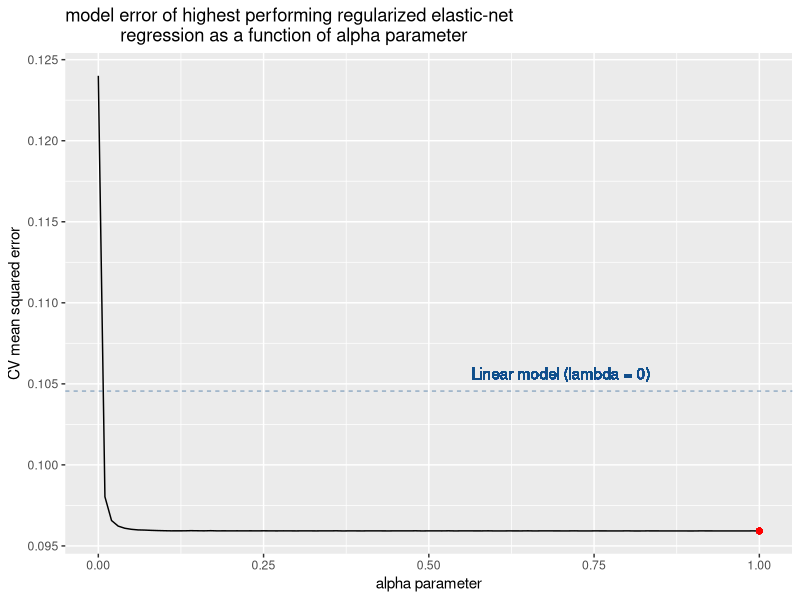
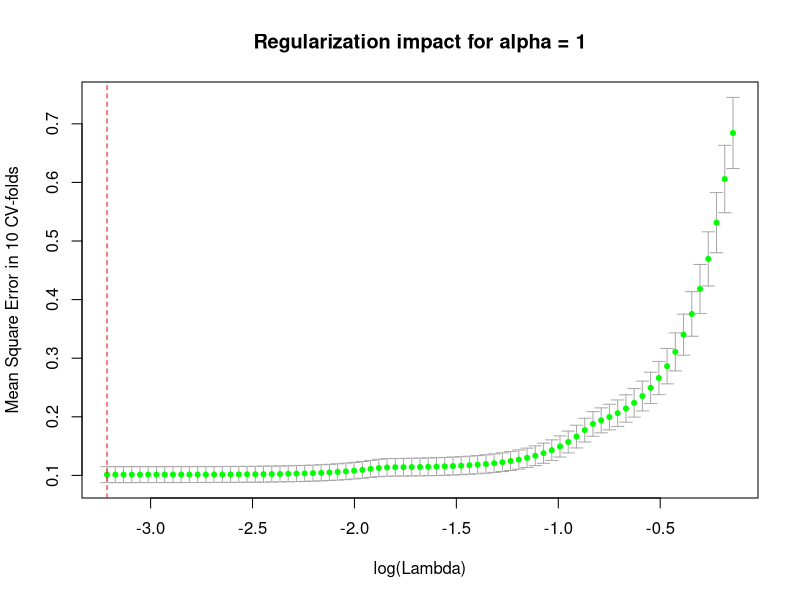

R code for these plots, in order:
## ---- chunk 1
#nice pca
library(ggplot2)
# Embedded feature selection (ridge, Lasso, Elastic-Net)
library(glmnet)
## ---- chunk 2
data <- read.csv('data/iris_processed.csv')
obs <- data[,-1]
## ---- chunk 3

# Code for a train/validation/test split and evaluation of two models

trainValTestLM <-function(){
  # Generate random index
  idx = sample(c('train','validation','test'),nrow(obs),replace=TRUE,prob = c(0.6,0.2,0.2))
  # Sanity check
  #table(idx)

  # split X
  X.train = obs[which(idx == 'train'),]
  X.val = obs[which(idx == 'validation'),]
  X.test = obs[which(idx == 'test'),]

  # Fit model with only sepal width predictor
  fit1 <- lm(sepal_length ~ sepal_width, data = X.train)
  # Fit model with all predictors
  fit2 <- lm(sepal_length ~ ., data = X.train)

  
  # Evaluate both models on training (BAD)
  preds.train1 = predict(fit1,X.train)
  preds.train2 = predict(fit2,X.train)

  # Evaluate both models on validation
  preds1 = predict(fit1,X.val)
  preds2 = predict(fit2,X.val)
  
  # One performance measure is the Mean Square Error (MSE) between actual and predicted values:
  
  #### train ####
  # Model 1
  mse.train1 = mean((X.train[,1] - preds.train1)^2)
  # Model 2
  mse.train2 = mean((X.train[,1] - preds.train2)^2)
  
  #### validation ####
  # Model 1
  mse1 = mean((X.val[,1] - preds1)^2)
  # Model 2
  mse2 = mean((X.val[,1] - preds2)^2)

  
  #select best model
  if( mse1 < mse2 ){
    best.model = fit1
    best = 1
  }else{
    best.model = fit2
    best = 2
  }
  
  # Do test prediction
  preds.test = predict(best.model,X.test)
  # Get MSE for the test set
  mse.test = mean((X.test[,1] - preds.test)^2)
  #return informations 
  return(list('best.model' = best, 'model1' = fit1, 'model2' = fit2, 'train.perfs.1' = mse.train1, 'train.perfs.2' = mse.train2, 'val.perfs.1' = mse1, 'val.perfs.2' = mse2,'test.perfs' = mse.test))
  
}

#Call function for one random split
results = trainValTestLM()
## ---- chunk 4
cat('Model 1 performance on Train set:',results$train.perfs.1,'\n')
cat('Model 1 performance on Validation set:',results$val.perfs.1,'\n')

cat('Model 2 performance on Train set:',results$train.perfs.2,'\n')
cat('Model 2 performance on Validation set:',results$val.perfs.2,'\n')


cat('Best model (', results$best.model,') performance on Test set:',results$test.perfs,'\n')

## ---- chunk 5
#Call function for a different random split --> note the variation in performance measurement
results = trainValTestLM()
## ---- chunk 6
cat('Model 1 performance on Train set:',results$train.perfs.1,'\n')
cat('Model 1 performance on Validation set:',results$val.perfs.1,'\n')

cat('Model 2 performance on Train set:',results$train.perfs.2,'\n')
cat('Model 2 performance on Validation set:',results$val.perfs.2,'\n')


cat('Best model (', results$best.model,') performance on Test set:',results$test.perfs,'\n')

## ---- chunk 7
# Code for a cross-validation evaluation

# Number of folds/rounds
nfolds = 10
# Generate random index
idx = sample(1:nfolds,nrow(obs),replace=TRUE)
# Sanity check
table(idx)

# Initiate vectors for storing predictions from 2 models
preds1 = rep(0,nrow(obs))
preds2 = rep(0,nrow(obs))

# Loop/Rotation over the different folds
for(fold in 1:nfolds){
  #get index of test fold
  val.idx = which(idx == fold)
  # split train/test
  X.val = obs[val.idx,]
  X.train = obs[-val.idx,]
  # Fit model with only sepal width predictor
  fit1 <- lm(sepal_length ~ sepal_width, data = X.train)
  # Fit model with all predictors
  fit2 <- lm(sepal_length ~ ., data = X.train)

  # Evaluate both models on validation
  preds1[val.idx] = predict(fit1,X.val)
  preds2[val.idx] = predict(fit2,X.val)
}

# In terms of Mean Square Error (MSE) ~ average of residuals
# Model 1
mean((obs[,1] - preds1)^2)
# Model 2
mean((obs[,1] - preds2)^2)

## ---- chunk 8
# Code for a cross-validation evaluation

# Number of folds/rounds
nfolds = 10
# Generate random index
idx = sample(1:nfolds,nrow(obs),replace=TRUE) 

#define alpha parameter
alphas <- seq(from = 0, to = 1, by = 0.01)

#define output
mses <- rep(0,length(alphas))

#loop over alpha values
for(i in 1:length(alphas)){
  # cv.glmnet function does the CV loop for the different folds
  cvfits <- cv.glmnet(x=as.matrix(obs[,-1]), y=obs[,1], alpha=alphas[i], nfolds=nfolds,foldid=idx) 
  # for a given alpha, lambda is optimized inside cv.glmnet
  preds.regul = predict(cvfits, newx = as.matrix(obs[,-1]), s = "lambda.min")
  mses[i] <- mean((obs[,1] - preds.regul)^2)
}
this <- data.frame(mse=mses, alpha=alphas)

#get best model among alpha-range
best.alpha = alphas[which.min(mses)]


# figure: alpha parameter impact on perfomances
plot1 <- ggplot(this, aes(x=alpha, y=mse)) +
  geom_line() +
  ylab("CV mean squared error") +
  xlab("alpha parameter") +
  ggtitle("model error of highest performing regularized elastic-net
           regression as a function of alpha parameter") + 
       #add performances for linear regression without regularization
          geom_hline(aes(yintercept=mean((obs[,1] - preds2)^2)),
                       size=0.2,linetype = 2,colour='dodgerblue4') +
       # add best alpha point
          geom_point(aes(x=best.alpha,y=min(this$mse)),color = 'red') +
    geom_text(aes(x = 0.7, y = mean((obs[,1] - preds2)^2)+0.01*mean(range(this$mse)) , label = "Linear model (lambda = 0)"), colour = "dodgerblue4") + theme(legend.position="none")
plot1

#retrain model with best_alpha
cvfits <- cv.glmnet(x=as.matrix(obs[,-1]), y=obs[,1], alpha=best.alpha, nfolds=nfolds,foldid=idx)

# print best parameters pair
cat('Best alpha:',best.alpha,' and best lambda:',cvfits$lambda.min,'\n')

# figure: lambda parameter impact on performances (given alpha = best_alpha)
xlab = "log(Lambda)"
plot.args = list(x = log10(cvfits$lambda), y = cvfits$cvm, 
        ylim = range(cvfits$cvup, cvfits$cvlo), xlab = xlab, ylab = 'Mean Square Error in 10 CV-folds', type = "n",main = paste('Regularization impact for alpha =',best.alpha))

do.call("plot", plot.args)
# function drawing error bars given an upper and lower bounds
error.bars <-function(x, upper, lower, width = 0.02, ...)
{
	xlim <- range(x)
	barw <- diff(xlim) * width
	segments(x, upper, x, lower, ...)
	segments(x - barw, upper, x + barw, upper, ...)
	segments(x - barw, lower, x + barw, lower, ...)
}
error.bars(log10(cvfits$lambda), cvfits$cvup, cvfits$cvlo, width = 0.01, col = "darkgrey")
points(log10(cvfits$lambda), cvfits$cvm, pch = 20, col = "green")
abline(v = log10(cvfits$lambda.min), lty = 2,col = 'red')

## ---- chunk 9
#get preds for the best (alpha,lambda) pair
preds.regul = predict(cvfits, newx = as.matrix(obs[,-1]), s = "lambda.min")
# In terms of Mean Square Error (MSE)
# Linear Regression with all variables
mean((obs[,1] - preds2)^2)
# Regularized Model
mean((obs[,1] - preds.regul)^2)

# Check the best Elastic-Net model
coef.regul = coef(cvfits, s = "lambda.min")

# Standard Linear Regression model
coef.lm = coef(fit2)

cbind(coef.regul,coef.lm)
